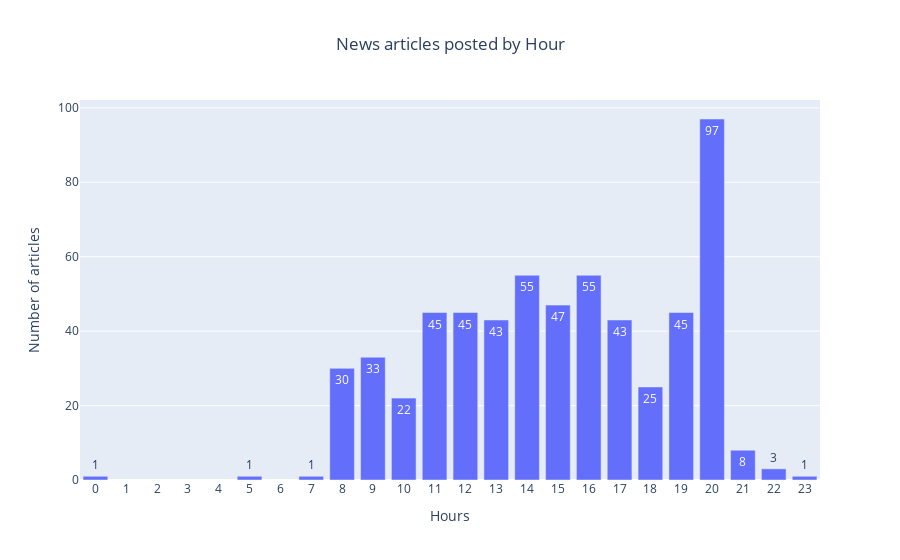

The notebook cell this image was saved under:
### Code cell
fig1 = px.bar(data_frame=by_hour, text=by_hour, title='News articles posted by Hour')
fig1.update_layout(xaxis_title = 'Hours', yaxis_title = 'Number of articles',showlegend=False, title_x = 0.5, xaxis_tickmode='linear')
fig1.show()

### Figure 1 — Plotly figure (JSON) as saved in the notebook; plotly's stock layout.template omitted (floating-point values rounded to 4 significant figures)
{"data": [{"alignmentgroup": "True", "hovertemplate": "variable=Dates<br>index=%{x}<br>value=%{y}<br>text=%{text}<extra></extra>", "legendgroup": "Dates", "marker": {"color": "#636efa", "pattern": {"shape": ""}}, "name": "Dates", "offsetgroup": "Dates", "orientation": "v", "showlegend": true, "text": ["97", "55", "55", "47", "45", "45", "45", "43", "43", "33", "30", "25", "22", "8", "3", "1", "1", "1", "1"], "textposition": "auto", "type": "bar", "x": [20, 14, 16, 15, 11, 12, 19, 13, 17, 9, 8, 18, 10, 21, 22, 0, 5, 7, 23], "xaxis": "x", "y": [97, 55, 55, 47, 45, 45, 45, 43, 43, 33, 30, 25, 22, 8, 3, 1, 1, 1, 1], "yaxis": "y"}], "layout": {"barmode": "relative", "legend": {"title": {"text": "variable"}, "tracegroupgap": 0}, "showlegend": false, "title": {"text": "News articles posted by Hour", "x": 0.5}, "xaxis": {"anchor": "y", "domain": [0, 1], "tickmode": "linear", "title": {"text": "Hours"}}, "yaxis": {"anchor": "x", "domain": [0, 1], "title": {"text": "Number of articles"}}}}
